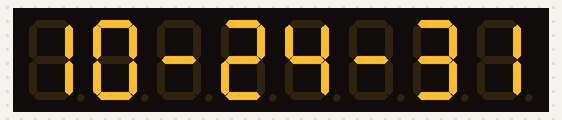
Simulated run of this sketch. Board: ESP32. On the bench: 8-digit seven-segment display. WiFi joins after 1.5 s; servers stay silent unless stated; network time is answered at once with the bench clock; the local clock reads 2024-03-15 10:24:30 at power-on unless the sketch sets it; what the sketch prints to the serial monitor is not drawn.

Above: at 1.6 s.
At 2.6 s:
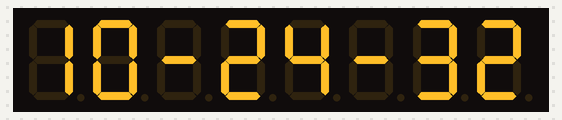
At 9.6 s:
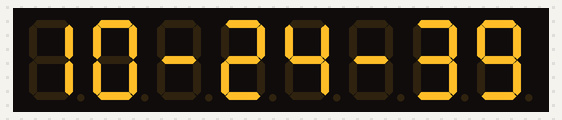
At 19.6 s:
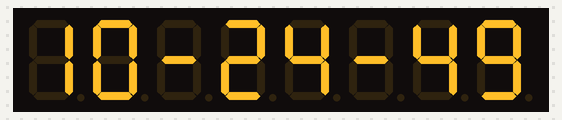
At 28.6 s:
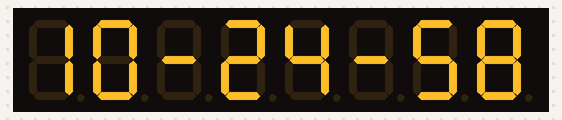
At 38.6 s:
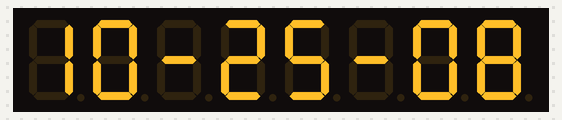

The sketch:

5.1.ino
```cpp
#include "DHTesp.h"
#include "LedController.hpp"
#include <NTPClient.h>
#include <WiFi.h>
#include <WiFiUdp.h>

#define Pin_DIN 13 // D19
#define Pin_CS 12  // D18
#define Pin_CLK 14 // D5

DHTesp dht;
LedController<1, 1> lc;
const char* ssid = "Gam";
const char* password = "gam1010467";
WiFiUDP ntpUDP;
NTPClient timeClient(ntpUDP);

void setup() {
  Serial.begin(115200);

  lc = LedController<1, 1>(Pin_DIN, Pin_CLK, Pin_CS); // <-- This line is causing the error

  lc.setIntensity(8);
  lc.clearMatrix();


  WiFi.begin(ssid, password);
  while ( WiFi.status() != WL_CONNECTED ) {
    delay ( 500 );
    Serial.print ( "." );
  }

  timeClient.begin();
  timeClient.setTimeOffset(25200); // +7Hour = (7H x 60Min x 60Sec = 25200 Sec)
}

void loop() {
  timeClient.update();

  Serial.print("Time -> ");
  Serial.print(timeClient.getEpochTime());
  Serial.print(" -> ");
  Serial.println(timeClient.getFormattedTime());

  int hour = timeClient.getHours();
  int minute = timeClient.getMinutes();
  int second = timeClient.getSeconds();

  // Display time on 7-segment display
  lc.setDigit(0, 7, hour / 10, false);
  lc.setDigit(0, 6, hour % 10, false);
  lc.setRow(0, 5, B00000001);
  lc.setDigit(0, 4, minute / 10, false);
  lc.setDigit(0, 3, minute % 10, false);
  lc.setRow(0, 2, B00000001);
  lc.setDigit(0, 1,  second / 10, false);
  lc.setDigit(0, 0, second % 10, false);
  delay(1000); // Update every second
}
```

Measured:
- what the display in image 0 shows lasts 1.0 s, from 1.5 s to 2.5 s
